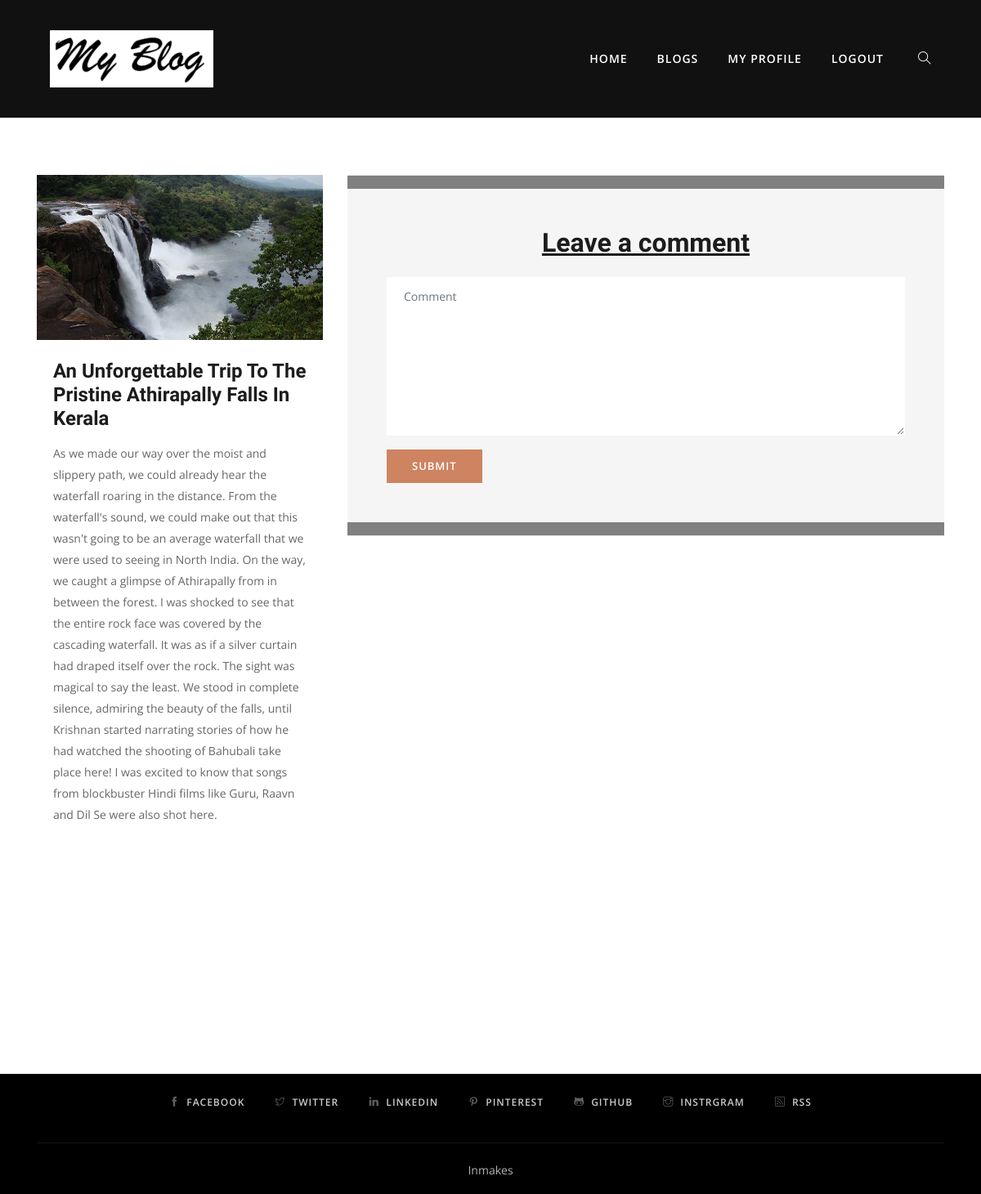
Page /blogUser/AddComments/12/ (signed in) on the committed database.
### Userapp/models.py (models this page shows, shortened)
class UserBlogs(models.Model):
    title = models.CharField(max_length=200,null=True)
    blog_image = models.ImageField(upload_to='blog_media', null=True)
    description = models.TextField(max_length=10000, null=True)
    username = models.CharField(max_length=200, null=True)
    status = models.CharField(default='True',max_length=100,null=True)

### Userapp/views.py (the view)
# urls.py: path('AddComments/<int:blog_id>/',views.addComments,name='addComments'),
@login_required()
def addComments(request,blog_id):
    blog = UserBlogs.objects.get(id=blog_id)
    b_comment = BlogComments()
    if request.user.is_authenticated:
        if request.method == 'POST':
            b_comment.username = request.user
            b_comment.title = request.POST.get('title')
            b_comment.comments = request.POST['comment']
            b_comment.save()
            return redirect('user_home')
    else:
        messages.info(request,"POST Error 😊")
        return redirect('logout')
    return render(request,'blogUser/addComments.html', {'blog': blog})

### Templates/blogUser/addComments.html (shortened to what this page needs)
{% extends 'blogUser/userindex.html' %}
{% load static %}
{% block content %}
	<section class="section-padding">
        <div class="container">
            <div class="row">
                <div class="col-lg-12 col-md-12 col-sm-12 col-xs-12">
                    <div class="row">
                        <div class="col-lg-4 col-md-6 col-sm-6">
                            <article class="post-grid mb-5 ">
                                <img src="{{ blog.blog_image.url }}" alt="" class="img-fluid w-100">
                                <div class="post-content-grid">
                                    <h3 class="post-title mt-1">{{ blog.title }}</h3>
                                    <div class="cutoff-text">
                                        <p class="cutoff-text">{{ blog.description }}</p>
                                    </div>
                                </div>
                            </article>
                        </div>
                        <div class="col-lg-8 ">
                            <article class="post-grid mb-5 ">
                                <div class="border-top border-bottom py-3" style="background-color:gray;">
                                    <form method="post" class="comment-form gray-bg p-5" id="comment-form">
                                        <h2 class="mb-4 text-center"><u>Leave a comment</u></h2>
                                        <div class="row">
                                            <div class="col-lg-12">
                                                <textarea class="form-control mb-3" name="comment" id="comment" rows="8" placeholder="Comment"></textarea>
                                            </div>
                                            <div class="col-lg-12">
                                            </div>
                                        </div>
                                        <input class="btn btn-primary" type="submit">
                                    </form>
                                </div>
                            </article>
                        </div>
                    </div>
                </div>
            </div>
        </div>
    </section>
{% endblock %}

### static/assets/css/style_home.css (style rules this page uses)
body, p { font-family: "Open Sans", sans-serif; line-height: 26px; font-size: 16px; text-rendering: optimizeLegibility; color: #666; font-weight: 400; }
html { overflow-x: hidden; width: 100%; height: 100%; }
h1, .h1, h2, .h2, h3, .h3, h4, .h4, h5, .h5, h6, .h6 { color: #1c1c1c; font-weight: 600; font-family: "Unna", serif; }
h2, .h2 { font-size: 32px; line-height: 36px; font-weight: 700; }
h3, .h3 { font-size: 24px; font-weight: 700; }
body { background: #fff; color: #575769; }
html, body { height: 100%; }
.section-padding { padding: 70px 0; position: relative; }
.form-control { box-shadow: none; border: 1px solid transparent; padding: 12px 20px; background: #f0f1f4; font-size: 14px; border-radius: 2px; }
.btn { border-radius: 0px; padding: 10px 30px; font-weight: 600; text-transform: uppercase; color: #fff; transition: 350ms; letter-spacing: 1px; font-size: 13px; border: 1px solid transparent; }
.btn-primary { background: #ce8460; }
.gray-bg { background: #f5f5f5; }
.post-content-grid { padding: 20px; }
.post-content-grid p { font-size: 14px; margin-top: 15px; }
.post-title { text-transform: capitalize; }
.comment-form .form-control { background: #fff; }

### rows in the picture
UserBlogs: blog_image (picture), title "An Unforgettable Trip To The Pristine Athirapally Falls In Kerala", description "As we made our way over the moist and slippery path, we could already hear the waterfall roaring in the distance. From the waterfall's sound, we could make out that this wasn't going to be an average waterfall that we were used to seeing in North India. On the way, we caught a glimpse of Athirapally from in between the forest. I was shocked to see that the entire rock face was covered by the cascading waterfall. It was as if a silver curtain had draped itself over the rock. The sight was magical to say the least. We stood in complete silence, admiring the beauty of the falls, until Krishnan started narrating stories of how he had watched the shooting of Bahubali take place here! I was…"
